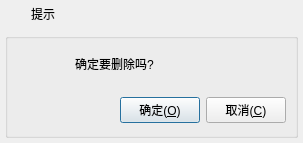
<?xml version="1.0" encoding="UTF-8"?>
<ui version="4.0">
 <class>frmMessageBox</class>
 <widget class="QDialog" name="frmMessageBox">
  <property name="geometry">
   <rect>
    <x>0</x>
    <y>0</y>
    <width>303</width>
    <height>143</height>
   </rect>
  </property>
  <property name="windowTitle">
   <string>提示</string>
  </property>
  <layout class="QVBoxLayout" name="verticalLayout">
   <property name="spacing">
    <number>0</number>
   </property>
   <property name="leftMargin">
    <number>0</number>
   </property>
   <property name="topMargin">
    <number>0</number>
   </property>
   <property name="rightMargin">
    <number>0</number>
   </property>
   <property name="bottomMargin">
    <number>0</number>
   </property>
   <item>
    <widget class="QWidget" name="widget_title" native="true">
     <property name="sizePolicy">
      <sizepolicy hsizetype="Preferred" vsizetype="Fixed">
       <horstretch>0</horstretch>
       <verstretch>0</verstretch>
      </sizepolicy>
     </property>
     <property name="minimumSize">
      <size>
       <width>100</width>
       <height>28</height>
      </size>
     </property>
     <layout class="QHBoxLayout" name="horizontalLayout_2">
      <property name="spacing">
       <number>0</number>
      </property>
      <property name="leftMargin">
       <number>0</number>
      </property>
      <property name="topMargin">
       <number>0</number>
      </property>
      <property name="rightMargin">
       <number>0</number>
      </property>
      <property name="bottomMargin">
       <number>0</number>
      </property>
      <item>
       <widget class="QLabel" name="lab_Ico">
        <property name="sizePolicy">
         <sizepolicy hsizetype="Minimum" vsizetype="Preferred">
          <horstretch>0</horstretch>
          <verstretch>0</verstretch>
         </sizepolicy>
        </property>
        <property name="minimumSize">
         <size>
          <width>31</width>
          <height>0</height>
         </size>
        </property>
        <property name="text">
         <string/>
        </property>
        <property name="alignment">
         <set>Qt::AlignCenter</set>
        </property>
       </widget>
      </item>
      <item>
       <widget class="QLabel" name="lab_Title">
        <property name="sizePolicy">
         <sizepolicy hsizetype="Expanding" vsizetype="Preferred">
          <horstretch>0</horstretch>
          <verstretch>0</verstretch>
         </sizepolicy>
        </property>
        <property name="styleSheet">
         <string notr="true">font: 10pt &quot;微软雅黑&quot;;</string>
        </property>
        <property name="text">
         <string>提示</string>
        </property>
        <property name="alignment">
         <set>Qt::AlignLeading|Qt::AlignLeft|Qt::AlignVCenter</set>
        </property>
       </widget>
      </item>
      <item>
       <widget class="QWidget" name="widget_menu" native="true">
        <property name="sizePolicy">
         <sizepolicy hsizetype="Minimum" vsizetype="Preferred">
          <horstretch>0</horstretch>
          <verstretch>0</verstretch>
         </sizepolicy>
        </property>
        <layout class="QHBoxLayout" name="horizontalLayout">
         <property name="spacing">
          <number>0</number>
         </property>
         <property name="leftMargin">
          <number>0</number>
         </property>
         <property name="topMargin">
          <number>0</number>
         </property>
         <property name="rightMargin">
          <number>0</number>
         </property>
         <property name="bottomMargin">
          <number>0</number>
         </property>
         <item>
          <widget class="QPushButton" name="btnMenu_Close">
           <property name="sizePolicy">
            <sizepolicy hsizetype="Minimum" vsizetype="Expanding">
             <horstretch>0</horstretch>
             <verstretch>0</verstretch>
            </sizepolicy>
           </property>
           <property name="minimumSize">
            <size>
             <width>40</width>
             <height>0</height>
            </size>
           </property>
           <property name="cursor">
            <cursorShape>ArrowCursor</cursorShape>
           </property>
           <property name="focusPolicy">
            <enum>Qt::NoFocus</enum>
           </property>
           <property name="toolTip">
            <string>关闭</string>
           </property>
           <property name="text">
            <string/>
           </property>
           <property name="flat">
            <bool>true</bool>
           </property>
          </widget>
         </item>
        </layout>
       </widget>
      </item>
     </layout>
    </widget>
   </item>
   <item>
    <widget class="QWidget" name="widget_main" native="true">
     <property name="styleSheet">
      <string notr="true">font: 11pt &quot;微软雅黑&quot;;</string>
     </property>
     <layout class="QVBoxLayout" name="verticalLayout_2">
      <property name="spacing">
       <number>5</number>
      </property>
      <property name="leftMargin">
       <number>5</number>
      </property>
      <property name="topMargin">
       <number>5</number>
      </property>
      <property name="rightMargin">
       <number>5</number>
      </property>
      <property name="bottomMargin">
       <number>5</number>
      </property>
      <item>
       <widget class="QGroupBox" name="groupBox">
        <property name="title">
         <string/>
        </property>
        <widget class="QLabel" name="labIcoMain">
         <property name="geometry">
          <rect>
           <x>10</x>
           <y>10</y>
           <width>45</width>
           <height>45</height>
          </rect>
         </property>
         <property name="styleSheet">
          <string notr="true">border-image: url(:/image/info.png);</string>
         </property>
         <property name="text">
          <string/>
         </property>
        </widget>
        <widget class="QLabel" name="labInfo">
         <property name="geometry">
          <rect>
           <x>70</x>
           <y>10</y>
           <width>211</width>
           <height>41</height>
          </rect>
         </property>
         <property name="text">
          <string>确定要删除吗?</string>
         </property>
         <property name="scaledContents">
          <bool>false</bool>
         </property>
         <property name="wordWrap">
          <bool>true</bool>
         </property>
        </widget>
        <widget class="QWidget" name="layoutWidget">
         <property name="geometry">
          <rect>
           <x>10</x>
           <y>60</y>
           <width>271</width>
           <height>34</height>
          </rect>
         </property>
         <layout class="QHBoxLayout" name="horizontalLayout_3">
          <item>
           <spacer name="horizontalSpacer">
            <property name="orientation">
             <enum>Qt::Horizontal</enum>
            </property>
            <property name="sizeHint" stdset="0">
             <size>
              <width>40</width>
              <height>20</height>
             </size>
            </property>
           </spacer>
          </item>
          <item>
           <widget class="QPushButton" name="btnOk">
            <property name="cursor">
             <cursorShape>PointingHandCursor</cursorShape>
            </property>
            <property name="focusPolicy">
             <enum>Qt::StrongFocus</enum>
            </property>
            <property name="styleSheet">
             <string notr="true"/>
            </property>
            <property name="text">
             <string>确定(&amp;O)</string>
            </property>
            <property name="icon">
             <iconset resource="main.qrc">
              <normaloff>:/image/update.png</normaloff>:/image/update.png</iconset>
            </property>
            <property name="iconSize">
             <size>
              <width>20</width>
              <height>20</height>
             </size>
            </property>
           </widget>
          </item>
          <item>
           <widget class="QPushButton" name="btnCancel">
            <property name="cursor">
             <cursorShape>PointingHandCursor</cursorShape>
            </property>
            <property name="focusPolicy">
             <enum>Qt::StrongFocus</enum>
            </property>
            <property name="styleSheet">
             <string notr="true"/>
            </property>
            <property name="text">
             <string>取消(&amp;C)</string>
            </property>
            <property name="icon">
             <iconset resource="main.qrc">
              <normaloff>:/image/close.png</normaloff>:/image/close.png</iconset>
            </property>
            <property name="iconSize">
             <size>
              <width>20</width>
              <height>20</height>
             </size>
            </property>
           </widget>
          </item>
         </layout>
        </widget>
       </widget>
      </item>
     </layout>
    </widget>
   </item>
  </layout>
 </widget>
 <resources>
  <include location="main.qrc"/>
 </resources>
 <connections/>
</ui>
